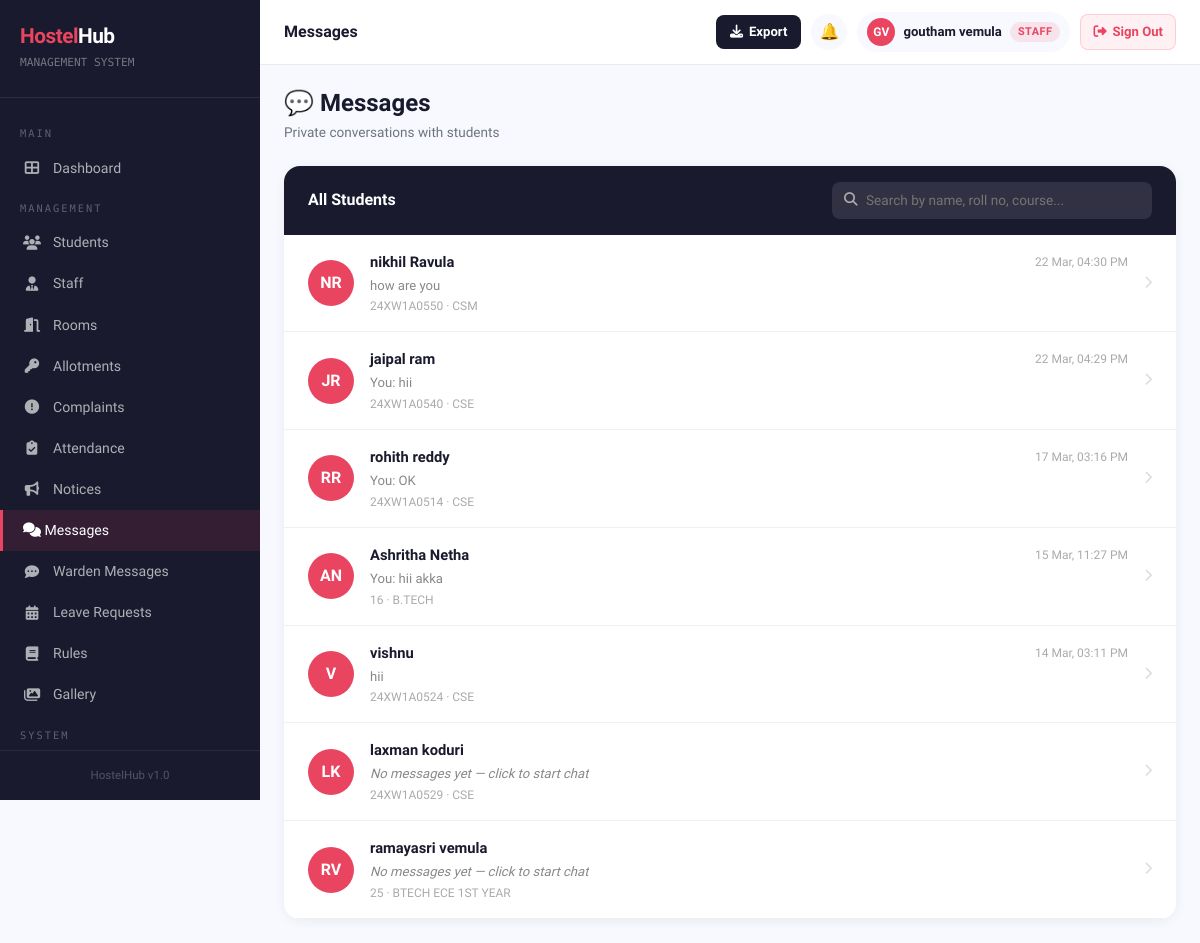
Screenshot of /inbox/ (signed in) with the database file from the repository.
### hostelapp/models.py (models this page shows, shortened)
class StudentProfile(models.Model):
    GENDER_CHOICES = [('M', 'Male'), ('F', 'Female'), ('O', 'Other')]
    user        = models.OneToOneField(User, on_delete=models.CASCADE, related_name='student_profile')
    roll_number = models.CharField(max_length=20, unique=True)
    block       = models.ForeignKey(
        HostelBlock,
        on_delete=models.SET_NULL,
        null=True, blank=True,
        related_name='students'
    )
    hostel_type = models.CharField(
        max_length=10,
        choices=[('boys', 'Boys Hostel'), ('girls', 'Girls Hostel')],
        default='boys'
    )
    phone          = models.CharField(max_length=10)
    gender         = models.CharField(max_length=1, choices=GENDER_CHOICES)
    address        = models.TextField()
    guardian_name  = models.CharField(max_length=100)
    guardian_phone = models.CharField(max_length=10)
    course         = models.CharField(max_length=100)
    year_of_study  = models.PositiveIntegerField(default=1)
    profile_photo  = models.ImageField(upload_to='students/', blank=True, null=True)
    created_at     = models.DateTimeField(auto_now_add=True)

class Message(models.Model):
    student    = models.ForeignKey(StudentProfile, on_delete=models.CASCADE, related_name='messages')
    sender     = models.ForeignKey(User, on_delete=models.CASCADE, related_name='sent_messages')
    content    = models.TextField()
    is_read    = models.BooleanField(default=False)
    created_at = models.DateTimeField(auto_now_add=True)
    class Meta:
        ordering = ['created_at']

### hostelapp/views.py (the view)
# urls.py: path('inbox/', views.inbox, name='inbox'),
@login_required
def inbox(request):
    if is_admin(request.user):
        if is_warden(request.user):
            warden_block = HostelBlock.objects.filter(warden=request.user, is_active=True).first()
            if warden_block:
                students = StudentProfile.objects.select_related('user').filter(block=warden_block).order_by('roll_number')
            else:
                students = StudentProfile.objects.none()
        else:
            students = StudentProfile.objects.select_related('user').order_by('roll_number')
        from django.db.models import Max, OuterRef, Subquery
        last_msg_qs = Message.objects.filter(
            student=OuterRef('pk')
        ).order_by('-created_at').values('content')[:1]
        rows = []
        for s in students:
            msgs   = Message.objects.filter(student=s)
            unread = msgs.filter(is_read=False).exclude(
                sender__is_staff=True).exclude(sender__is_superuser=True).count()
            last_msg = msgs.order_by('-created_at').first()
            rows.append({'student': s, 'unread': unread, 'last_msg': last_msg})
        rows.sort(key=lambda x: (-x['unread'], -(x['last_msg'].pk if x['last_msg'] else 0)))
        return render(request, 'hostelapp/inbox.html', {'rows': rows})
    else:
        try:
            profile = request.user.student_profile
        except StudentProfile.DoesNotExist:
            return redirect('dashboard')
        return redirect('chat', student_id=profile.id)

### hostelapp/templates/hostelapp/inbox.html (shortened to what this page needs)
{% extends 'hostelapp/base.html' %}
{% block page_title %}Messages
{% endblock %}
{% block content %}
<div style="display:flex;justify-content:space-between;align-items:center;margin-bottom:24px;">
    <div>
        <h4 style="font-weight:800;color:#1a1a2e;margin:0;">💬 Messages</h4>
        <p style="color:#6c757d;font-size:0.85rem;margin:4px 0 0;">Private conversations with students</p>
    </div>
</div>
<div style="background:#fff;border-radius:16px;box-shadow:0 2px 12px rgba(0,0,0,0.06);overflow:hidden;">
    <div style="background:#1a1a2e;padding:16px 24px;display:flex;align-items:center;justify-content:space-between;gap:16px;flex-wrap:wrap;">
        <span style="color:#fff;font-weight:700;">All Students</span>
        <div style="position:relative;flex:1;max-width:320px;">
            <i class="fas fa-search" style="position:absolute;left:12px;top:50%;transform:translateY(-50%);color:#aaa;font-size:0.85rem;"></i>
            <input type="text" id="studentSearch" placeholder="Search by name, roll no, course..."
                   oninput="filterStudents()"
                   style="width:100%;padding:8px 12px 8px 34px;border:none;border-radius:8px;
                          font-size:0.85rem;font-family:'Sora',sans-serif;outline:none;
                          background:rgba(255,255,255,0.1);color:#fff;"
                   onfocus="this.style.background='rgba(255,255,255,0.18)'"
                   onblur="this.style.background='rgba(255,255,255,0.1)'"
                   autocomplete="off">
        </div>
    </div>
    {% for row in rows %}
    <a href="{% url 'chat' row.student.id %}"
       class="student-row"
       data-name="{{ row.student.user.get_full_name|lower|default:row.student.user.username|lower }}"
       data-roll="{{ row.student.roll_number|lower }}"
       data-course="{{ row.student.course|lower }}"
       style="display:flex;align-items:center;gap:16px;padding:16px 24px;
              border-bottom:1px solid #f0f0f0;text-decoration:none;
              background:{% if row.unread > 0 %}#fff9f9{% else %}#fff{% endif %};
              transition:background 0.2s;"
       onmouseover="this.style.background='#f8f9ff'"
       onmouseout="this.style.background='{% if row.unread > 0 %}#fff9f9{% else %}#fff{% endif %}'">
        {% if row.student.profile_photo %}
        <img src="{{ row.student.profile_photo.url }}"
             style="width:46px;height:46px;border-radius:50%;object-fit:cover;border:2px solid #e94560;flex-shrink:0;">
        {% else %}
        <div style="width:46px;height:46px;border-radius:50%;background:#e94560;
                    display:flex;align-items:center;justify-content:center;
                    color:#fff;font-weight:700;font-size:1rem;flex-shrink:0;">
            {{ row.student.user.first_name|first|upper }}{{ row.student.user.last_name|first|upper }}
        </div>
        {% endif %}
        <div style="flex:1;min-width:0;">
            <div style="display:flex;justify-content:space-between;align-items:center;">
                <span style="font-weight:700;color:#1a1a2e;font-size:0.92rem;">
                    {{ row.student.user.get_full_name|default:row.student.user.username }}
                </span>
                {% if row.last_msg %}
                <span style="font-size:0.75rem;color:#aaa;">
                    {{ row.last_msg.created_at|date:"d M, h:i A" }}
                </span>
                {% endif %}
            </div>
            <div style="display:flex;justify-content:space-between;align-items:center;margin-top:3px;">
                <span style="font-size:0.82rem;color:#888;white-space:nowrap;overflow:hidden;text-overflow:ellipsis;max-width:320px;">
                    {% if row.last_msg %}
                        {% if row.last_msg.sender.is_staff or row.last_msg.sender.is_superuser %}You: {% endif %}
                        {{ row.last_msg.content|truncatechars:60 }}
                    {% else %}
                        <em>No messages yet — click to start chat</em>
                    {% endif %}
                </span>
            </div>
            <div style="font-size:0.75rem;color:#aaa;margin-top:2px;">
                {{ row.student.roll_number }} · {{ row.student.course }}
            </div>
        </div>
        <i class="fas fa-chevron-right" style="color:#ddd;font-size:0.8rem;"></i>
    </a>
    {% empty %}
    <div style="text-align:center;padding:60px;color:#aaa;">
        <div style="font-size:3rem;margin-bottom:12px;">💬</div>
        <p>No students found.</p>
    </div>
    {% endfor %}
</div>
{% endblock %}

### hostelapp/templates/hostelapp/base.html (shortened to what this page needs)
<!DOCTYPE html>
<html lang="en">
<head>
    <link href="https://cdn.jsdelivr.net/npm/bootstrap@5.3.0/dist/css/bootstrap.min.css" rel="stylesheet">
    <link href="https://cdnjs.cloudflare.com/ajax/libs/font-awesome/6.4.0/css/all.min.css" rel="stylesheet">
</head>
<body>
{% if user.is_authenticated %}
<div class="sidebar" id="sidebar">
    <div class="sidebar-brand">
        <h4><span>Hostel</span>Hub</h4>
        <small>MANAGEMENT SYSTEM</small>
    </div>
    <nav class="sidebar-nav">
        <div class="nav-section-label">Main</div>
        <a href="{% url 'dashboard' %}" class="{% if request.resolver_match.url_name == 'dashboard' %}active{% endif %}">
            <i class="fas fa-th-large"></i> Dashboard
        </a>
        {% if user.is_staff or user.is_superuser or perms.hostelapp.change_room or perms.hostelapp.add_roomallotment or perms.hostelapp.change_complaint or perms.hostelapp.view_studentprofile %}
        {% if user.is_superuser %}
        <div class="nav-section-label">Management</div>
        <a href="{% url 'student_list' %}" class="{% if 'student' in request.resolver_match.url_name %}active{% endif %}">
            <i class="fas fa-users"></i> Students
        </a>
        <a href="{% url 'staff_list' %}" class="{% if 'staff' in request.resolver_match.url_name %}active{% endif %}">
            <i class="fas fa-user-tie"></i> Staff
        </a>
        <a href="{% url 'room_list' %}" class="{% if 'room' in request.resolver_match.url_name %}active{% endif %}">
            <i class="fas fa-door-open"></i> Rooms
        </a>
        <a href="{% url 'allotment_list' %}" class="{% if 'allotment' in request.resolver_match.url_name %}active{% endif %}">
            <i class="fas fa-key"></i> Allotments
        </a>
        <a href="{% url 'complaint_list' %}" class="{% if 'complaint' in request.resolver_match.url_name %}active{% endif %}">
            <i class="fas fa-exclamation-circle"></i> Complaints
        </a>
        <a href="{% url 'attendance_list' %}" {% if request.resolver_match.url_name == 'attendance_list' or request.resolver_match.url_name == 'attendance_report' %}class="active"{% endif %}>
            <i class="fas fa-clipboard-check"></i> Attendance
        </a>
        <a href="{% url 'notice_list' %}" class="{% if 'notice' in request.resolver_match.url_name %}active{% endif %}">
            <i class="fas fa-bullhorn"></i> Notices
        </a>
        <a href="{% url 'inbox' %}" class="{% if request.resolver_match.url_name == 'inbox' or request.resolver_match.url_name == 'chat' %}active{% endif %}" style="justify-content:space-between;">
            <span><i class="fas fa-comments"></i> Messages</span>
        </a>
        <a href="{% url 'warden_inbox' %}" class="{% if request.resolver_match.url_name == 'warden_inbox' or request.resolver_match.url_name == 'warden_chat' %}active{% endif %}">
            <i class="fas fa-comment-dots"></i> Warden Messages
        </a>
        <a href="{% url 'leave_list' %}" class="{% if 'leave' in request.resolver_match.url_name %}active{% endif %}">
            <i class="fas fa-calendar-alt"></i> Leave Requests
        </a>
        <a href="{% url 'rules_list' %}" class="{% if 'rule' in request.resolver_match.url_name %}active{% endif %}">
            <i class="fas fa-book"></i> Rules
        </a>
        <a href="{% url 'gallery' %}" class="{% if 'gallery' in request.resolver_match.url_name %}active{% endif %}">
            <i class="fas fa-images"></i> Gallery
        </a>
        <div class="nav-section-label">System</div>
        {% endif %}
        {% endif %}
    </nav>
    <div class="sidebar-footer">
        <div style="font-size:0.72rem;color:rgba(255,255,255,0.25);text-align:center;">HostelHub v1.0</div>
    </div>
</div>
<div class="main-content">
    <div class="topbar">
        <div class="topbar-left">
            <h5>{% block page_title %}Dashboard{% endblock %}</h5>
        </div>
        <div class="topbar-right">
            {% if user.is_authenticated and user.is_staff or user.is_authenticated and user.is_superuser %}
            <button class="export-topbar-btn" onclick="document.getElementById('exportModal').style.display='flex'" title="Export Data">
                <i class="fas fa-download"></i>
                <span class="btn-label">Export</span>
            </button>
            {% endif %}
            <div style="position:relative;">
                <a href="{% url 'notifications_list' %}" class="topbar-icon-btn" title="Notifications">🔔</a>
            </div>
            {% if user.is_authenticated and not user.is_staff and not user.is_superuser %}
            <a href="{% url 'profile' %}" style="text-decoration:none;">
            {% else %}
            <a href="{% url 'admin_profile' %}" style="text-decoration:none;">
            {% endif %}
                <div class="user-badge">
                    {% if user.is_authenticated and not user.is_staff and not user.is_superuser %}
                        {% with profile=user.student_profile %}
                        {% if profile.profile_photo %}
                        <img src="{{ profile.profile_photo.url }}" style="width:28px;height:28px;border-radius:50%;object-fit:cover;border:2px solid #e94560;">
                        {% else %}
                        <div class="avatar">{{ user.first_name|first|upper }}{{ user.last_name|first|upper }}</div>
                        {% endif %}
                        {% endwith %}
                    {% else %}
                    <div class="avatar">{{ user.first_name|first|upper }}{{ user.last_name|first|upper }}</div>
                    {% endif %}
                    <span class="user-name">{{ user.get_full_name|default:user.username }}</span>
                    {% if user.is_staff or user.is_superuser %}
                    <span class="badge-admin hide-mobile">Staff</span>
                    {% endif %}
                </div>
            </a>
            <form method="post" action="{% url 'logout' %}" style="margin:0;">
                <button type="submit"
                   style="display:flex;align-items:center;gap:6px;background:#fff0f3;color:#e94560;
                          padding:7px 12px;border-radius:8px;font-size:0.82rem;cursor:pointer;
                          font-weight:700;border:1.5px solid rgba(233,69,96,0.2);transition:all 0.2s;
                          flex-shrink:0;font-family:'Sora',sans-serif;"
                   onmouseover="this.style.background='#e94560';this.style.color='#fff'"
                   onmouseout="this.style.background='#fff0f3';this.style.color='#e94560'">
                    <i class="fas fa-sign-out-alt"></i>
                    <span class="signout-text">Sign Out</span>
                </button>
            </form>
        </div>
    </div>
    <div class="content-area">
        {% block content %}{% endblock %}
    </div>
</div>
{% else %}
{% block public_content %}{% endblock %}
{% endif %}
</body>
</html>

### rows the page displays
StudentProfile: student.user.first_name|first "N", student.user.last_name|first "R", student.user.get_full_name "nikhil Ravula", last_msg.created_at "22 Mar, 04:30 PM", last_msg.content "how are you", student.roll_number "24XW1A0550", student.course "CSM"
StudentProfile: student.user.first_name|first "J", student.user.last_name|first "R", student.user.get_full_name "jaipal ram", last_msg.created_at "22 Mar, 04:29 PM", shows "You:", last_msg.content "hii", student.roll_number "24XW1A0540", student.course "CSE"
StudentProfile: student.user.first_name|first "R", student.user.last_name|first "R", student.user.get_full_name "rohith reddy", last_msg.created_at "17 Mar, 03:16 PM", shows "You:", last_msg.content "OK", student.roll_number "24XW1A0514", student.course "CSE"
StudentProfile: student.user.first_name|first "A", student.user.last_name|first "N", student.user.get_full_name "Ashritha Netha", last_msg.created_at "15 Mar, 11:27 PM", shows "You:", last_msg.content "hii akka", student.roll_number "16", student.course "B.TECH"
StudentProfile: student.user.first_name|first "V", student.user.get_full_name "vishnu", last_msg.created_at "14 Mar, 03:11 PM", last_msg.content "hii", student.roll_number "24XW1A0524", student.course "CSE"
StudentProfile: student.user.first_name|first "L", student.user.last_name|first "K", student.user.get_full_name "laxman koduri", shows "No messages yet — click to start chat", student.roll_number "24XW1A0529", student.course "CSE"
StudentProfile: student.user.first_name|first "R", student.user.last_name|first "V", student.user.get_full_name "ramayasri vemula", shows "No messages yet — click to start chat", student.roll_number "25", student.course "BTECH ECE 1ST YEAR"

### other values shown
{{ user.first_name|first|upper }} "G"
{{ user.last_name|first|upper }} "V"
{{ user.get_full_name|default:user.username }} "goutham vemula"
